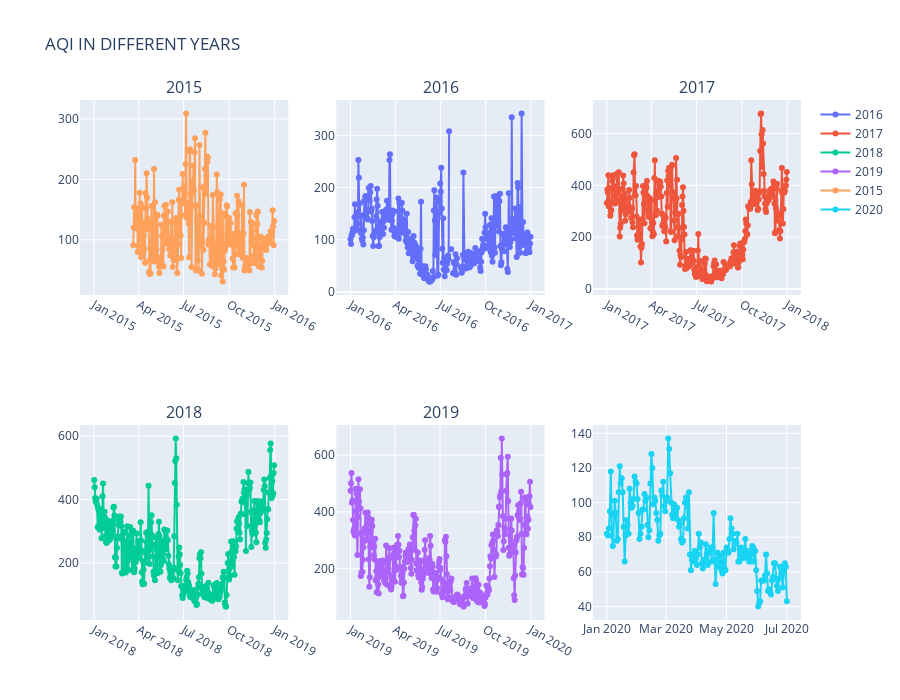

The cell this chart's notebook holds for it:
### Code cell
from plotly.subplots import make_subplots
fig = make_subplots(rows=2, cols=3,subplot_titles=("2015","2016", "2017", "2018","2019"))
fig.add_trace(
    go.Scatter(
    name ="2016",
    mode = "lines+markers",
    y = aqi_level_16.iloc[:,-2],
    x = aqi_level_16.iloc[:,-3]),
    row = 1 ,col =2)


fig.add_trace(go.Scatter(
    name ="2017",
    mode = "lines+markers",
    y = aqi_level_17.iloc[:,-2],
    x = aqi_level_17.iloc[:,-3]),
    row=1, col=3
)

    
    


fig.add_trace(go.Scatter(
    name ="2018",
    mode = "lines+markers",
    y = aqi_level_18.iloc[:,-2],
    x = aqi_level_18.iloc[:,-3]),
    row=2, col=1
)

fig.add_trace(go.Scatter(
    name ="2019",
    mode = "lines+markers",
    y = aqi_level_19.iloc[:,-2],
    x = aqi_level_19.iloc[:,-3]),
    row=2, col=2
)

fig.add_trace(go.Scatter(
    name ="2015",
    mode = "lines+markers",
    y = aqi_level_15.iloc[:,-2],
    x = aqi_level_15.iloc[:,-3]),
    row=1, col=1
)
fig.add_trace(go.Scatter(name="2020",
                         mode = "lines+markers", 
                         y = aqi_level_20.iloc[:,-2],
                         x = aqi_level_20.iloc[:,-3]),
                         row = 2,col = 3)
fig.update_layout(title_text="AQI IN DIFFERENT YEARS", height=700)
fig.show()

### Figure 1 — Plotly figure (JSON) as saved in the notebook; plotly's stock layout.template omitted (floating-point values rounded to 4 significant figures; data arrays with more than 128 entries replaced by an {"elided": "..."} marker saying what was removed)
{"data": [{"mode": "lines+markers", "name": "2016", "type": "scatter", "x": {"elided": "366 str values"}, "xaxis": "x2", "y": {"elided": "366 int values"}, "yaxis": "y2"}, {"mode": "lines+markers", "name": "2017", "type": "scatter", "x": {"elided": "365 str values"}, "xaxis": "x3", "y": {"elided": "365 int values"}, "yaxis": "y3"}, {"mode": "lines+markers", "name": "2018", "type": "scatter", "x": {"elided": "365 str values"}, "xaxis": "x4", "y": {"elided": "365 int values"}, "yaxis": "y4"}, {"mode": "lines+markers", "name": "2019", "type": "scatter", "x": {"elided": "365 str values"}, "xaxis": "x5", "y": {"elided": "365 int values"}, "yaxis": "y5"}, {"mode": "lines+markers", "name": "2015", "type": "scatter", "x": {"elided": "365 str values"}, "xaxis": "x", "y": {"elided": "365 int values"}, "yaxis": "y"}, {"mode": "lines+markers", "name": "2020", "type": "scatter", "x": {"elided": "183 str values"}, "xaxis": "x6", "y": {"elided": "183 int values"}, "yaxis": "y6"}], "layout": {"annotations": [{"font": {"size": 16}, "showarrow": false, "text": "2015", "x": 0.1444, "xanchor": "center", "xref": "paper", "y": 1, "yanchor": "bottom", "yref": "paper"}, {"font": {"size": 16}, "showarrow": false, "text": "2016", "x": 0.5, "xanchor": "center", "xref": "paper", "y": 1, "yanchor": "bottom", "yref": "paper"}, {"font": {"size": 16}, "showarrow": false, "text": "2017", "x": 0.8556, "xanchor": "center", "xref": "paper", "y": 1, "yanchor": "bottom", "yref": "paper"}, {"font": {"size": 16}, "showarrow": false, "text": "2018", "x": 0.1444, "xanchor": "center", "xref": "paper", "y": 0.375, "yanchor": "bottom", "yref": "paper"}, {"font": {"size": 16}, "showarrow": false, "text": "2019", "x": 0.5, "xanchor": "center", "xref": "paper", "y": 0.375, "yanchor": "bottom", "yref": "paper"}], "height": 700, "title": {"text": "AQI IN DIFFERENT YEARS"}, "xaxis": {"anchor": "y", "domain": [0, 0.2889]}, "xaxis2": {"anchor": "y2", "domain": [0.3556, 0.6444]}, "xaxis3": {"anchor": "y3", "domain": [0.7111, 1]}, "xaxis4": {"anchor": "y4", "domain": [0, 0.2889]}, "xaxis5": {"anchor": "y5", "domain": [0.3556, 0.6444]}, "xaxis6": {"anchor": "y6", "domain": [0.7111, 1]}, "yaxis": {"anchor": "x", "domain": [0.625, 1]}, "yaxis2": {"anchor": "x2", "domain": [0.625, 1]}, "yaxis3": {"anchor": "x3", "domain": [0.625, 1]}, "yaxis4": {"anchor": "x4", "domain": [0, 0.375]}, "yaxis5": {"anchor": "x5", "domain": [0, 0.375]}, "yaxis6": {"anchor": "x6", "domain": [0, 0.375]}}}
